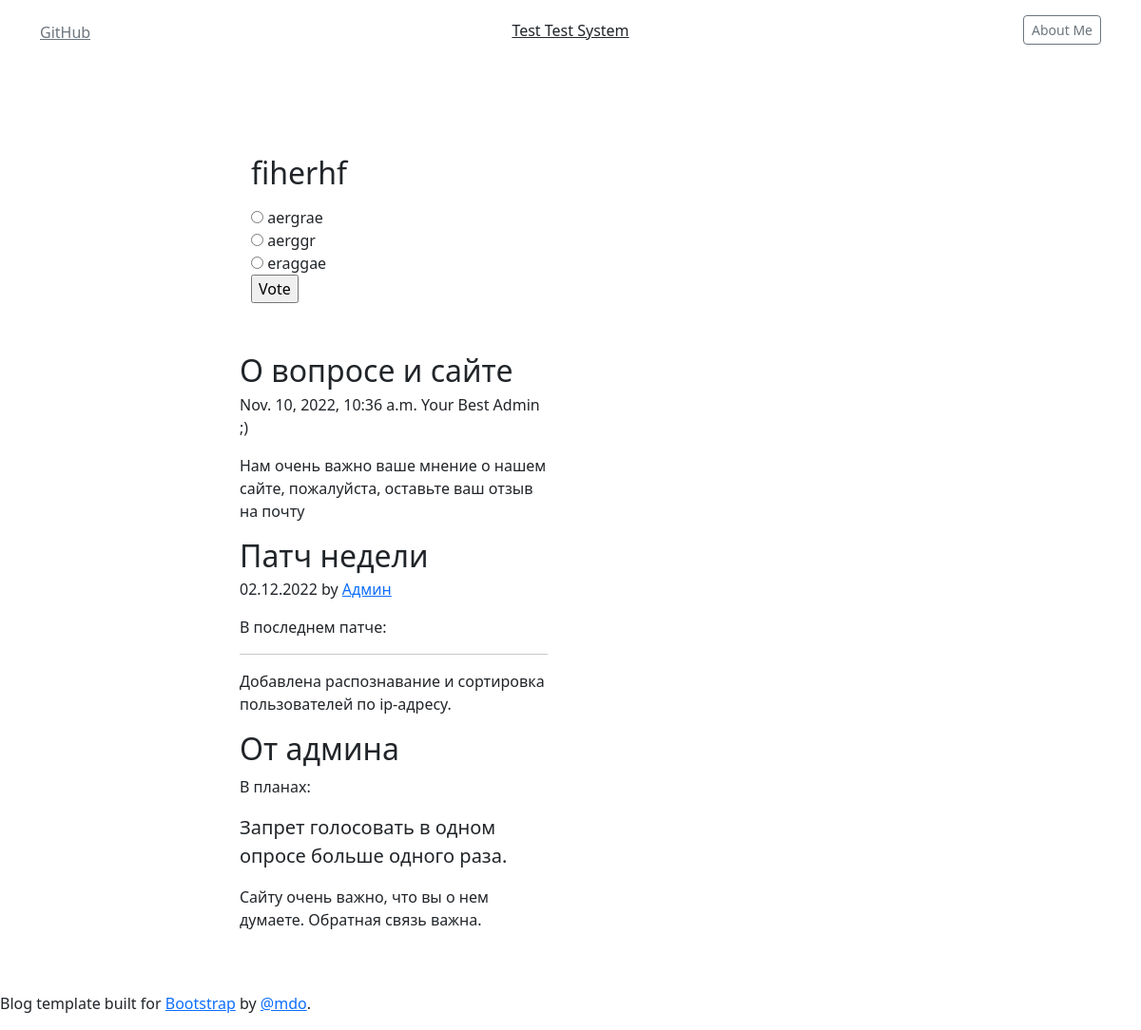
The app's page /polls/5/ with its own data.
### polls/models.py (models this page shows, shortened)
class Question(models.Model):
    question_text = models.CharField(max_length=200)
    pub_date = models.DateTimeField('date published')

class Choice(models.Model):
    question = models.ForeignKey(Question, on_delete=models.CASCADE)
    choice_text = models.CharField(max_length=200)
    votes = models.IntegerField(default=0)

### polls/views.py (the view)
# urls.py: path('<int:pk>/', views.DetailView.as_view(), name='detail'),
class DetailView(generic.DetailView):
    model = Question
    template_name = 'polls/poll_detail.html'

### polls/templates/polls/poll_detail.html (shortened to what this page needs)
{% extends 'base.html' %}
{% block content %}
  <div class="container">
  <div class="col-lg-8 mx-auto p-4 py-md-5">
      <div class="row g-5">
      <div class="col-md-6">
      <main class="container">
            <div>
                <form action="{% url 'polls:vote' question.id %}" method="post">
                    <fieldset>
                    <legend><h2>{{ question.question_text }}</h2></legend>
                        {% for choice in question.choice_set.all %}
                        <input type="radio" name="choice" id="choice{{ forloop.counter }}" value="{{ choice.id }}">
                        <label for="choice{{ forloop.counter }}">{{ choice.choice_text }}</label><br>
                        {% endfor %}
                </fieldset>
                <input type="submit" value="Vote">
                </form>
            </div>
      </main>
          <div class="nav-scroller py-1 mb-2">
    <nav class="nav d-flex justify-content-between">
    </nav>
  </div>
          <article class="blog-post">
        <h2 class="blog-post-title mb-1">О вопросе и сайте</h2>
        <p class="blog-post-meta">{{ question.pub_date }} Your Best Admin ;)</p>
        <p>Нам очень важно ваше мнение о нашем сайте, пожалуйста, оставьте ваш отзыв на почту </p>
         <article class="blog-post">
        <h2 class="blog-post-title mb-1">Патч недели</h2>
        <p class="blog-post-meta">02.12.2022 by <a href="#">Админ</a></p>
        <p>В последнем патче:</p>
        <hr>
        <p>Добавлена распознавание и сортировка пользователей по ip-адресу.</p>
        <h2>От админа</h2>
        <p>В планах:</p>
        <blockquote class="blockquote">
          <p>Запрет голосовать в одном опросе больше одного раза.</p>
        </blockquote>
        <p>Сайту очень важно, что вы о нем думаете. Обратная связь важна.</p>
      </article></article>
        </div>
      </div>
  </div>
  </div>
{% endblock %}

### polls/templates/base.html (style rules this page uses)
.nav-scroller { position: relative; z-index: 2; height: 2.75rem; overflow-y: hidden; }
.nav-scroller .nav { display: flex; flex-wrap: nowrap; padding-bottom: 1rem; margin-top: -1px; overflow-x: auto; text-align: center; white-space: nowrap; -webkit-overflow-scrolling: touch; }

### records on screen
Question: question_text "fiherhf", pub_date "Nov. 10, 2022, 10:36 a.m."
Choice: choice_text "aergrae"
Choice: choice_text "aerggr"
Choice: choice_text "eraggae"
